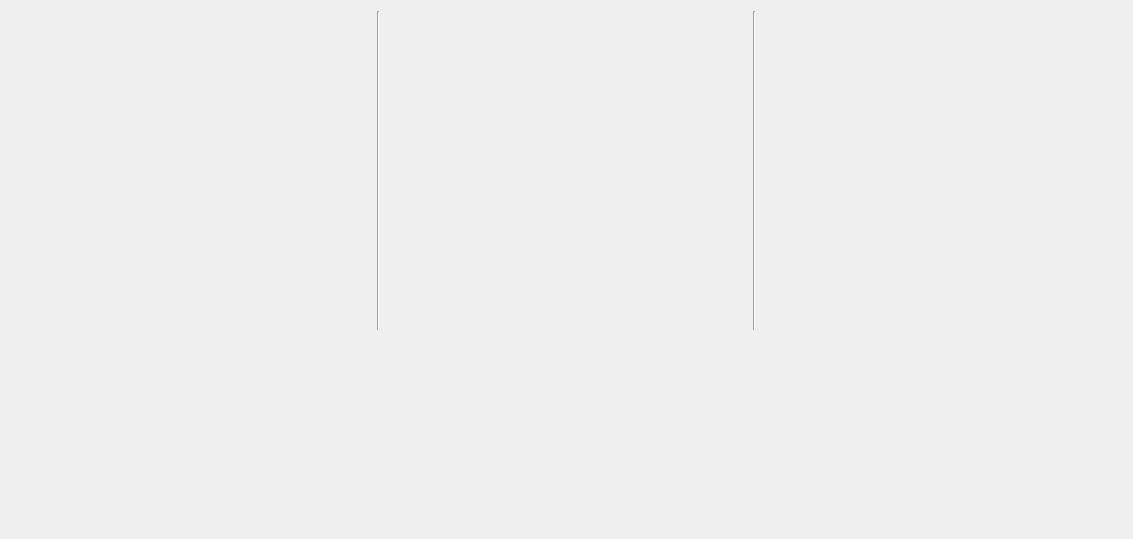
<?xml version="1.0" encoding="UTF-8"?>
<ui version="4.0">
 <class>OPNWidget</class>
 <widget class="QWidget" name="OPNWidget">
  <property name="geometry">
   <rect>
    <x>0</x>
    <y>0</y>
    <width>1133</width>
    <height>539</height>
   </rect>
  </property>
  <property name="windowTitle">
   <string>Form</string>
  </property>
  <layout class="QGridLayout" name="gridLayout">
   <item row="0" column="0">
    <widget class="OPNOperatorWidget" name="operatorWidget1" native="true"/>
   </item>
   <item row="0" column="1" rowspan="4">
    <widget class="Line" name="line">
     <property name="orientation">
      <enum>Qt::Orientation::Vertical</enum>
     </property>
    </widget>
   </item>
   <item row="0" column="2" rowspan="4">
    <widget class="FMLFOWidget" name="lfoWidget" native="true"/>
   </item>
   <item row="0" column="3" rowspan="4">
    <widget class="Line" name="line_2">
     <property name="orientation">
      <enum>Qt::Orientation::Vertical</enum>
     </property>
    </widget>
   </item>
   <item row="0" column="4" rowspan="4">
    <widget class="AlgorithmWidget" name="algorithmWidget" native="true"/>
   </item>
   <item row="1" column="0">
    <widget class="OPNOperatorWidget" name="operatorWidget3" native="true"/>
   </item>
   <item row="2" column="0">
    <widget class="OPNOperatorWidget" name="operatorWidget2" native="true"/>
   </item>
   <item row="3" column="0">
    <widget class="OPNOperatorWidget" name="operatorWidget4" native="true"/>
   </item>
   <item row="4" column="0" colspan="5">
    <widget class="PianoWidget" name="pianoWidget" native="true">
     <property name="minimumSize">
      <size>
       <width>0</width>
       <height>192</height>
      </size>
     </property>
    </widget>
   </item>
  </layout>
 </widget>
 <customwidgets>
  <customwidget>
   <class>AlgorithmWidget</class>
   <extends>QWidget</extends>
   <header>opn/algorithmwidget.h</header>
   <container>1</container>
  </customwidget>
  <customwidget>
   <class>PianoWidget</class>
   <extends>QWidget</extends>
   <header>common/pianowidget.h</header>
   <container>1</container>
  </customwidget>
  <customwidget>
   <class>FMLFOWidget</class>
   <extends>QWidget</extends>
   <header>opn/fmlfowidget.h</header>
   <container>1</container>
  </customwidget>
  <customwidget>
   <class>OPNOperatorWidget</class>
   <extends>QWidget</extends>
   <header>opn/opnoperatorwidget.h</header>
   <container>1</container>
  </customwidget>
 </customwidgets>
 <resources/>
 <connections/>
</ui>
